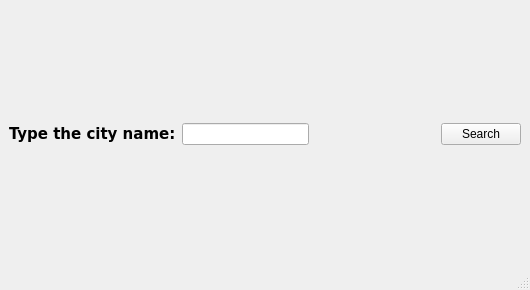
<?xml version="1.0" encoding="UTF-8"?>
<ui version="4.0">
 <class>WeatherApp</class>
 <widget class="QMainWindow" name="WeatherApp">
  <property name="geometry">
   <rect>
    <x>0</x>
    <y>0</y>
    <width>530</width>
    <height>290</height>
   </rect>
  </property>
  <property name="windowTitle">
   <string>WeatherApp</string>
  </property>
  <widget class="QWidget" name="centralwidget">
   <layout class="QVBoxLayout" name="verticalLayout">
    <item>
     <layout class="QHBoxLayout" name="horizontalLayout">
      <item>
       <widget class="QLabel" name="cityNameLabel">
        <property name="font">
         <font>
          <family>DejaVu Sans</family>
          <pointsize>11</pointsize>
          <weight>75</weight>
          <bold>true</bold>
         </font>
        </property>
        <property name="text">
         <string>Type the city name:</string>
        </property>
       </widget>
      </item>
      <item>
       <widget class="QLineEdit" name="searchLineEdit"/>
      </item>
      <item>
       <spacer name="horizontalSpacer">
        <property name="orientation">
         <enum>Qt::Horizontal</enum>
        </property>
        <property name="sizeHint" stdset="0">
         <size>
          <width>40</width>
          <height>20</height>
         </size>
        </property>
       </spacer>
      </item>
      <item>
       <widget class="QPushButton" name="searchButton">
        <property name="text">
         <string>Search</string>
        </property>
       </widget>
      </item>
     </layout>
    </item>
   </layout>
  </widget>
  <widget class="QStatusBar" name="statusbar"/>
 </widget>
 <resources/>
 <connections/>
</ui>
